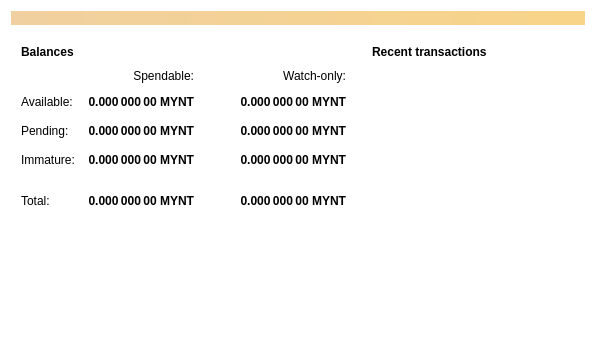
<?xml version="1.0" encoding="UTF-8"?>
<ui version="4.0">
 <class>OverviewPage</class>
 <widget class="QWidget" name="OverviewPage">
  <property name="geometry">
   <rect>
    <x>0</x>
    <y>0</y>
    <width>596</width>
    <height>342</height>
   </rect>
  </property>
  <property name="windowTitle">
   <string>Form</string>
  </property>
  <property name="styleSheet">
   <string notr="true">background-color: rgb(255, 255, 255, 0);</string>
  </property>
  <layout class="QVBoxLayout" name="topLayout">
   <item>
    <widget class="QLabel" name="labelAlerts">
     <property name="visible">
      <bool>false</bool>
     </property>
     <property name="styleSheet">
      <string notr="true">QLabel { background-color: qlineargradient(x1: 0, y1: 0, x2: 1, y2: 0, stop:0 #F0D0A0, stop:1 #F8D488); color:#000000; }</string>
     </property>
     <property name="wordWrap">
      <bool>true</bool>
     </property>
     <property name="margin">
      <number>3</number>
     </property>
     <property name="textInteractionFlags">
      <set>Qt::TextSelectableByMouse</set>
     </property>
    </widget>
   </item>
   <item>
    <layout class="QHBoxLayout" name="horizontalLayout" stretch="1,1">
     <item>
      <layout class="QVBoxLayout" name="verticalLayout_2">
       <item>
        <widget class="QFrame" name="frame">
         <property name="frameShape">
          <enum>QFrame::StyledPanel</enum>
         </property>
         <property name="frameShadow">
          <enum>QFrame::Raised</enum>
         </property>
         <layout class="QVBoxLayout" name="verticalLayout_4">
          <item>
           <layout class="QHBoxLayout" name="horizontalLayout_4">
            <item>
             <widget class="QLabel" name="label_5">
              <property name="font">
               <font>
                <weight>75</weight>
                <bold>true</bold>
               </font>
              </property>
              <property name="text">
               <string>Balances</string>
              </property>
             </widget>
            </item>
            <item>
             <widget class="QPushButton" name="labelWalletStatus">
              <property name="enabled">
               <bool>true</bool>
              </property>
              <property name="maximumSize">
               <size>
                <width>30</width>
                <height>16777215</height>
               </size>
              </property>
              <property name="toolTip">
               <string>The displayed information may be out of date. Your wallet automatically synchronizes with the Bitcoin network after a connection is established, but this process has not completed yet.</string>
              </property>
              <property name="text">
               <string/>
              </property>
              <property name="icon">
               <iconset>
                <normaloff>:/icons/warning</normaloff>
                <disabledoff>:/icons/warning</disabledoff>:/icons/warning</iconset>
              </property>
              <property name="iconSize">
               <size>
                <width>24</width>
                <height>24</height>
               </size>
              </property>
              <property name="flat">
               <bool>true</bool>
              </property>
             </widget>
            </item>
            <item>
             <spacer name="horizontalSpacer_3">
              <property name="orientation">
               <enum>Qt::Horizontal</enum>
              </property>
              <property name="sizeHint" stdset="0">
               <size>
                <width>40</width>
                <height>20</height>
               </size>
              </property>
             </spacer>
            </item>
           </layout>
          </item>
          <item>
           <layout class="QGridLayout" name="gridLayout">
            <property name="spacing">
             <number>12</number>
            </property>
            <item row="2" column="2">
             <widget class="QLabel" name="labelWatchPending">
              <property name="font">
               <font>
                <weight>75</weight>
                <bold>true</bold>
               </font>
              </property>
              <property name="cursor">
               <cursorShape>IBeamCursor</cursorShape>
              </property>
              <property name="toolTip">
               <string>Unconfirmed transactions to watch-only addresses</string>
              </property>
              <property name="text">
               <string notr="true">0.000 000 00 MYNT</string>
              </property>
              <property name="alignment">
               <set>Qt::AlignRight|Qt::AlignTrailing|Qt::AlignVCenter</set>
              </property>
              <property name="textInteractionFlags">
               <set>Qt::LinksAccessibleByMouse|Qt::TextSelectableByKeyboard|Qt::TextSelectableByMouse</set>
              </property>
             </widget>
            </item>
            <item row="2" column="1">
             <widget class="QLabel" name="labelUnconfirmed">
              <property name="font">
               <font>
                <weight>75</weight>
                <bold>true</bold>
               </font>
              </property>
              <property name="cursor">
               <cursorShape>IBeamCursor</cursorShape>
              </property>
              <property name="toolTip">
               <string>Total of transactions that have yet to be confirmed, and do not yet count toward the spendable balance</string>
              </property>
              <property name="text">
               <string notr="true">0.000 000 00 MYNT</string>
              </property>
              <property name="alignment">
               <set>Qt::AlignRight|Qt::AlignTrailing|Qt::AlignVCenter</set>
              </property>
              <property name="textInteractionFlags">
               <set>Qt::LinksAccessibleByMouse|Qt::TextSelectableByKeyboard|Qt::TextSelectableByMouse</set>
              </property>
             </widget>
            </item>
            <item row="3" column="2">
             <widget class="QLabel" name="labelWatchImmature">
              <property name="font">
               <font>
                <weight>75</weight>
                <bold>true</bold>
               </font>
              </property>
              <property name="cursor">
               <cursorShape>IBeamCursor</cursorShape>
              </property>
              <property name="toolTip">
               <string>Mined balance in watch-only addresses that has not yet matured</string>
              </property>
              <property name="text">
               <string notr="true">0.000 000 00 MYNT</string>
              </property>
              <property name="alignment">
               <set>Qt::AlignRight|Qt::AlignTrailing|Qt::AlignVCenter</set>
              </property>
              <property name="textInteractionFlags">
               <set>Qt::LinksAccessibleByMouse|Qt::TextSelectableByKeyboard|Qt::TextSelectableByMouse</set>
              </property>
             </widget>
            </item>
            <item row="4" column="0" colspan="2">
             <widget class="Line" name="line">
              <property name="orientation">
               <enum>Qt::Horizontal</enum>
              </property>
             </widget>
            </item>
            <item row="4" column="2">
             <widget class="Line" name="lineWatchBalance">
              <property name="sizePolicy">
               <sizepolicy hsizetype="Preferred" vsizetype="Fixed">
                <horstretch>0</horstretch>
                <verstretch>0</verstretch>
               </sizepolicy>
              </property>
              <property name="minimumSize">
               <size>
                <width>140</width>
                <height>0</height>
               </size>
              </property>
              <property name="orientation">
               <enum>Qt::Horizontal</enum>
              </property>
             </widget>
            </item>
            <item row="5" column="0">
             <widget class="QLabel" name="labelTotalText">
              <property name="text">
               <string>Total:</string>
              </property>
             </widget>
            </item>
            <item row="3" column="1">
             <widget class="QLabel" name="labelImmature">
              <property name="font">
               <font>
                <weight>75</weight>
                <bold>true</bold>
               </font>
              </property>
              <property name="cursor">
               <cursorShape>IBeamCursor</cursorShape>
              </property>
              <property name="toolTip">
               <string>Mined balance that has not yet matured</string>
              </property>
              <property name="text">
               <string notr="true">0.000 000 00 MYNT</string>
              </property>
              <property name="alignment">
               <set>Qt::AlignRight|Qt::AlignTrailing|Qt::AlignVCenter</set>
              </property>
              <property name="textInteractionFlags">
               <set>Qt::LinksAccessibleByMouse|Qt::TextSelectableByKeyboard|Qt::TextSelectableByMouse</set>
              </property>
             </widget>
            </item>
            <item row="2" column="3">
             <spacer name="horizontalSpacer_2">
              <property name="orientation">
               <enum>Qt::Horizontal</enum>
              </property>
              <property name="sizeHint" stdset="0">
               <size>
                <width>40</width>
                <height>20</height>
               </size>
              </property>
             </spacer>
            </item>
            <item row="3" column="0">
             <widget class="QLabel" name="labelImmatureText">
              <property name="text">
               <string>Immature:</string>
              </property>
             </widget>
            </item>
            <item row="5" column="1">
             <widget class="QLabel" name="labelTotal">
              <property name="font">
               <font>
                <weight>75</weight>
                <bold>true</bold>
               </font>
              </property>
              <property name="cursor">
               <cursorShape>IBeamCursor</cursorShape>
              </property>
              <property name="toolTip">
               <string>Your current total balance</string>
              </property>
              <property name="text">
               <string notr="true">0.000 000 00 MYNT</string>
              </property>
              <property name="alignment">
               <set>Qt::AlignRight|Qt::AlignTrailing|Qt::AlignVCenter</set>
              </property>
              <property name="textInteractionFlags">
               <set>Qt::LinksAccessibleByMouse|Qt::TextSelectableByKeyboard|Qt::TextSelectableByMouse</set>
              </property>
             </widget>
            </item>
            <item row="5" column="2">
             <widget class="QLabel" name="labelWatchTotal">
              <property name="font">
               <font>
                <weight>75</weight>
                <bold>true</bold>
               </font>
              </property>
              <property name="cursor">
               <cursorShape>IBeamCursor</cursorShape>
              </property>
              <property name="toolTip">
               <string>Current total balance in watch-only addresses</string>
              </property>
              <property name="text">
               <string notr="true">0.000 000 00 MYNT</string>
              </property>
              <property name="alignment">
               <set>Qt::AlignRight|Qt::AlignTrailing|Qt::AlignVCenter</set>
              </property>
              <property name="textInteractionFlags">
               <set>Qt::LinksAccessibleByMouse|Qt::TextSelectableByKeyboard|Qt::TextSelectableByMouse</set>
              </property>
             </widget>
            </item>
            <item row="0" column="2">
             <widget class="QLabel" name="labelWatchonly">
              <property name="text">
               <string>Watch-only:</string>
              </property>
              <property name="alignment">
               <set>Qt::AlignRight|Qt::AlignTrailing|Qt::AlignVCenter</set>
              </property>
             </widget>
            </item>
            <item row="1" column="0">
             <widget class="QLabel" name="labelBalanceText">
              <property name="text">
               <string>Available:</string>
              </property>
             </widget>
            </item>
            <item row="1" column="1">
             <widget class="QLabel" name="labelBalance">
              <property name="font">
               <font>
                <weight>75</weight>
                <bold>true</bold>
               </font>
              </property>
              <property name="cursor">
               <cursorShape>IBeamCursor</cursorShape>
              </property>
              <property name="toolTip">
               <string>Your current spendable balance</string>
              </property>
              <property name="text">
               <string notr="true">0.000 000 00 MYNT</string>
              </property>
              <property name="alignment">
               <set>Qt::AlignRight|Qt::AlignTrailing|Qt::AlignVCenter</set>
              </property>
              <property name="textInteractionFlags">
               <set>Qt::LinksAccessibleByMouse|Qt::TextSelectableByKeyboard|Qt::TextSelectableByMouse</set>
              </property>
             </widget>
            </item>
            <item row="1" column="2">
             <widget class="QLabel" name="labelWatchAvailable">
              <property name="font">
               <font>
                <weight>75</weight>
                <bold>true</bold>
               </font>
              </property>
              <property name="cursor">
               <cursorShape>IBeamCursor</cursorShape>
              </property>
              <property name="toolTip">
               <string>Your current balance in watch-only addresses</string>
              </property>
              <property name="text">
               <string notr="true">0.000 000 00 MYNT</string>
              </property>
              <property name="alignment">
               <set>Qt::AlignRight|Qt::AlignTrailing|Qt::AlignVCenter</set>
              </property>
              <property name="textInteractionFlags">
               <set>Qt::LinksAccessibleByMouse|Qt::TextSelectableByKeyboard|Qt::TextSelectableByMouse</set>
              </property>
             </widget>
            </item>
            <item row="2" column="0">
             <widget class="QLabel" name="labelPendingText">
              <property name="text">
               <string>Pending:</string>
              </property>
             </widget>
            </item>
            <item row="0" column="1">
             <widget class="QLabel" name="labelSpendable">
              <property name="text">
               <string>Spendable:</string>
              </property>
              <property name="alignment">
               <set>Qt::AlignRight|Qt::AlignTrailing|Qt::AlignVCenter</set>
              </property>
             </widget>
            </item>
           </layout>
          </item>
         </layout>
        </widget>
       </item>
       <item>
        <spacer name="verticalSpacer">
         <property name="orientation">
          <enum>Qt::Vertical</enum>
         </property>
         <property name="sizeHint" stdset="0">
          <size>
           <width>20</width>
           <height>40</height>
          </size>
         </property>
        </spacer>
       </item>
      </layout>
     </item>
     <item>
      <layout class="QVBoxLayout" name="verticalLayout_3">
       <item>
        <widget class="QFrame" name="frame_2">
         <property name="frameShape">
          <enum>QFrame::StyledPanel</enum>
         </property>
         <property name="frameShadow">
          <enum>QFrame::Raised</enum>
         </property>
         <layout class="QVBoxLayout" name="verticalLayout">
          <item>
           <layout class="QHBoxLayout" name="horizontalLayout_2">
            <item>
             <widget class="QLabel" name="label_4">
              <property name="font">
               <font>
                <weight>75</weight>
                <bold>true</bold>
               </font>
              </property>
              <property name="text">
               <string>Recent transactions</string>
              </property>
             </widget>
            </item>
            <item>
             <widget class="QPushButton" name="labelTransactionsStatus">
              <property name="enabled">
               <bool>true</bool>
              </property>
              <property name="maximumSize">
               <size>
                <width>30</width>
                <height>16777215</height>
               </size>
              </property>
              <property name="toolTip">
               <string>The displayed information may be out of date. Your wallet automatically synchronizes with the Bitcoin network after a connection is established, but this process has not completed yet.</string>
              </property>
              <property name="text">
               <string/>
              </property>
              <property name="icon">
               <iconset>
                <normaloff>:/icons/warning</normaloff>
                <disabledoff>:/icons/warning</disabledoff>:/icons/warning</iconset>
              </property>
              <property name="iconSize">
               <size>
                <width>24</width>
                <height>24</height>
               </size>
              </property>
              <property name="flat">
               <bool>true</bool>
              </property>
             </widget>
            </item>
            <item>
             <spacer name="horizontalSpacer">
              <property name="orientation">
               <enum>Qt::Horizontal</enum>
              </property>
              <property name="sizeHint" stdset="0">
               <size>
                <width>40</width>
                <height>20</height>
               </size>
              </property>
             </spacer>
            </item>
           </layout>
          </item>
          <item>
           <widget class="QListView" name="listTransactions">
            <property name="styleSheet">
             <string notr="true">QListView { background: transparent; }</string>
            </property>
            <property name="frameShape">
             <enum>QFrame::NoFrame</enum>
            </property>
            <property name="verticalScrollBarPolicy">
             <enum>Qt::ScrollBarAlwaysOff</enum>
            </property>
            <property name="horizontalScrollBarPolicy">
             <enum>Qt::ScrollBarAlwaysOff</enum>
            </property>
            <property name="selectionMode">
             <enum>QAbstractItemView::NoSelection</enum>
            </property>
           </widget>
          </item>
         </layout>
        </widget>
       </item>
       <item>
        <spacer name="verticalSpacer_2">
         <property name="orientation">
          <enum>Qt::Vertical</enum>
         </property>
         <property name="sizeHint" stdset="0">
          <size>
           <width>20</width>
           <height>40</height>
          </size>
         </property>
        </spacer>
       </item>
      </layout>
     </item>
    </layout>
   </item>
  </layout>
 </widget>
 <resources/>
 <connections/>
</ui>
